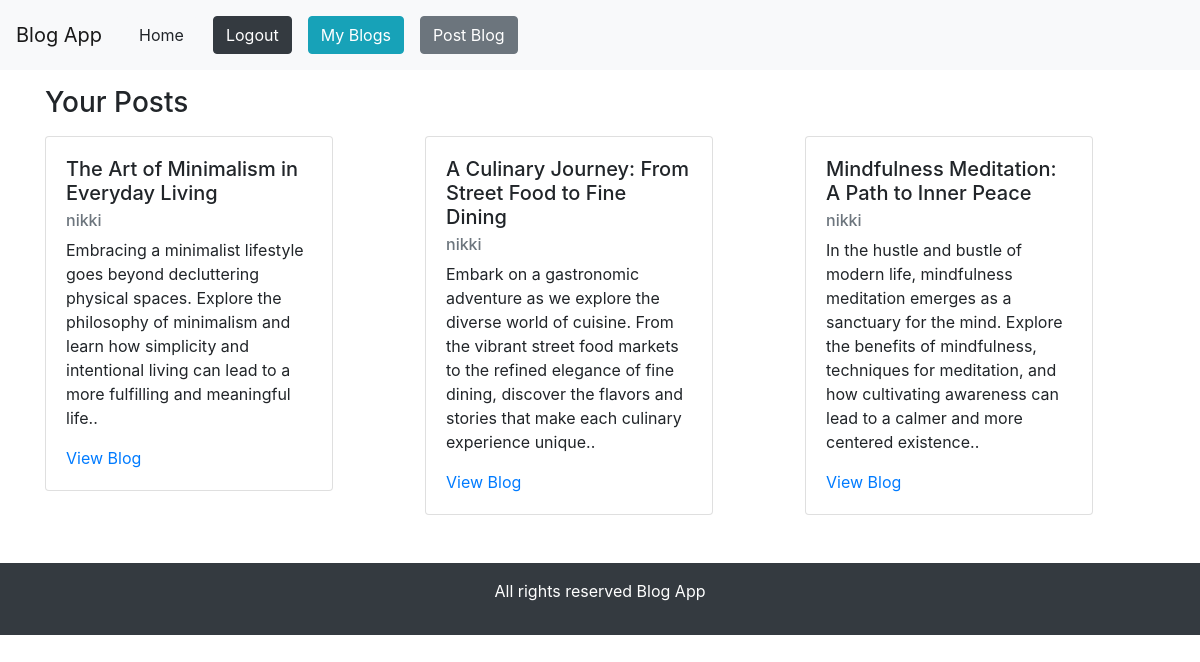
Page /myblog/ (signed in) on the committed database.
### blog_app/models.py (models this page shows)
class BlogPost(models.Model):
    author = models.ForeignKey(User, on_delete=models.CASCADE)
    title = models.CharField(max_length=200)
    content = models.TextField()
    timestamp = models.DateTimeField(auto_now_add=True)

### blog_app/views.py (the view)
# urls.py: path('myblog/', views.Myblogs, name='myblogs'),
@login_required()
def Myblogs(request):
    user = request.user
    my_object = BlogPost.objects.filter(author=user)
    object_size = len(my_object)
    return render(request, 'blog_app/myblog.html', {'my_object': my_object ,'object_size': object_size})

### blog_app/templates/blog_app/myblog.html
{% extends "blog_app/base.html" %}
{% block content %}
<div class="container mt-3 mb-5">
    <h3 class="mb-3"> Your Posts</h3>
    <div class="row mb-5">
        {% for p in my_object %}
        <div class="col-lg-4">
            <div class="card" style="width: 18rem;">
                <div class="card-body">
                  <h5 class="card-title">{{p.title}}</h5>
                  <h6 class="card-subtitle mb-2 text-muted">{{p.author}}</h6>
                  <p class="card-text">{{p.content}}.</p>
                  <a href="{% url 'detail' p.id %}" class="card-link">View Blog</a>
                </div>
              </div>
        </div>
        {% endfor %}
    </div>
</div>
{% endblock  %}

### rows in the picture
BlogPost: title "The Art of Minimalism in Everyday Living", author "nikki", content "Embracing a minimalist lifestyle goes beyond decluttering physical spaces. Explore the philosophy of minimalism and learn how simplicity and intentional living can lead to a more fulfilling and meaningful life."
BlogPost: title "A Culinary Journey: From Street Food to Fine Dining", author "nikki", content "Embark on a gastronomic adventure as we explore the diverse world of cuisine. From the vibrant street food markets to the refined elegance of fine dining, discover the flavors and stories that make each culinary experience unique."
BlogPost: title "Mindfulness Meditation: A Path to Inner Peace", author "nikki", content "In the hustle and bustle of modern life, mindfulness meditation emerges as a sanctuary for the mind. Explore the benefits of mindfulness, techniques for meditation, and how cultivating awareness can lead to a calmer and more centered existence."
